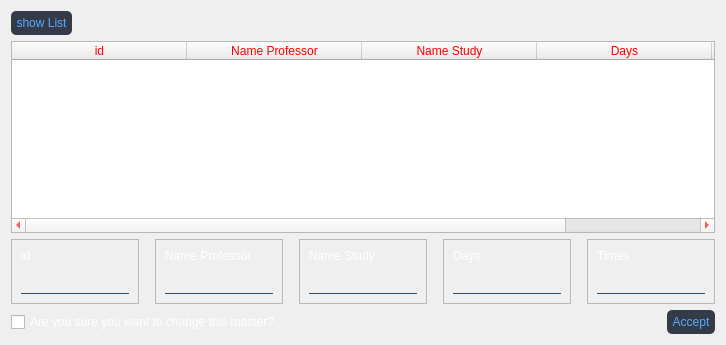
            <widget class="QWidget" name="tab_5">
             <attribute name="title">
              <string>Change Information</string>
             </attribute>
             <layout class="QVBoxLayout" name="verticalLayout_23">
              <item>
               <layout class="QHBoxLayout" name="horizontalLayout_20">
                <item>
                 <widget class="QPushButton" name="Btn_showList_changeInfo">
                  <property name="styleSheet">
                   <string notr="true">QPushButton:hover {	
	color: rgb(210, 210, 210);
	background-color: rgb(44, 49, 60);
}
QPushButton
{

	border-radius: 5px;
	padding: 5px;
	color: rgb(85, 170, 255);
	background-color: rgb(52, 58, 71);
}
QPushButton:pressed {	
	background-color: rgba(85, 170, 255,0.5);
	
}</string>
                  </property>
                  <property name="text">
                   <string>show List</string>
                  </property>
                 </widget>
                </item>
                <item>
                 <spacer name="horizontalSpacer_28">
                  <property name="orientation">
                   <enum>Qt::Horizontal</enum>
                  </property>
                  <property name="sizeHint" stdset="0">
                   <size>
                    <width>40</width>
                    <height>20</height>
                   </size>
                  </property>
                 </spacer>
                </item>
               </layout>
              </item>
              <item>
               <widget class="QTableWidget" name="tableWidget_changeInfo">
                <property name="styleSheet">
                 <string notr="true">color: rgb(255, 0, 0);</string>
                </property>
                <attribute name="horizontalHeaderDefaultSectionSize">
                 <number>175</number>
                </attribute>
                <column>
                 <property name="text">
                  <string>id</string>
                 </property>
                </column>
                <column>
                 <property name="text">
                  <string>Name Professor</string>
                 </property>
                </column>
                <column>
                 <property name="text">
                  <string>Name Study</string>
                 </property>
                </column>
                <column>
                 <property name="text">
                  <string>Days</string>
                 </property>
                </column>
                <column>
                 <property name="text">
                  <string>time</string>
                 </property>
                </column>
               </widget>
              </item>
              <item>
               <layout class="QHBoxLayout" name="horizontalLayout_21">
                <item>
                 <widget class="QFrame" name="frame_16">
                  <property name="frameShape">
                   <enum>QFrame::StyledPanel</enum>
                  </property>
                  <property name="frameShadow">
                   <enum>QFrame::Raised</enum>
                  </property>
                  <layout class="QVBoxLayout" name="verticalLayout_22">
                   <item>
                    <widget class="QLabel" name="label_11">
                     <property name="styleSheet">
                      <string notr="true">color: rgb(255, 255, 255);</string>
                     </property>
                     <property name="text">
                      <string>id</string>
                     </property>
                    </widget>
                   </item>
                   <item>
                    <widget class="QLineEdit" name="lineEdit_id_changeInfo">
                     <property name="styleSheet">
                      <string notr="true">background-color:rgba(0, 0, 0, 0);
border:1px solid rgba(0, 0, 0, 0);
border-bottom-color:rgba(46, 82, 101, 255);
color:rgb(255, 255, 255);
padding-bottom:7px</string>
                     </property>
                     <property name="text">
                      <string/>
                     </property>
                    </widget>
                   </item>
                  </layout>
                 </widget>
                </item>
                <item>
                 <spacer name="horizontalSpacer_30">
                  <property name="orientation">
                   <enum>Qt::Horizontal</enum>
                  </property>
                  <property name="sizeType">
                   <enum>QSizePolicy::Fixed</enum>
                  </property>
                  <property name="sizeHint" stdset="0">
                   <size>
                    <width>10</width>
                    <height>20</height>
                   </size>
                  </property>
                 </spacer>
                </item>
                <item>
                 <widget class="QFrame" name="frame_12">
                  <property name="frameShape">
                   <enum>QFrame::StyledPanel</enum>
                  </property>
                  <property name="frameShadow">
                   <enum>QFrame::Raised</enum>
                  </property>
                  <layout class="QVBoxLayout" name="verticalLayout_18">
                   <item>
                    <widget class="QLabel" name="label_7">
                     <property name="styleSheet">
                      <string notr="true">color: rgb(255, 255, 255);</string>
                     </property>
                     <property name="text">
                      <string>Name Professor</string>
                     </property>
                    </widget>
                   </item>
                   <item>
                    <widget class="QLineEdit" name="lineEdit_namePro_changeInfo">
                     <property name="styleSheet">
                      <string notr="true">background-color:rgba(0, 0, 0, 0);
border:1px solid rgba(0, 0, 0, 0);
border-bottom-color:rgba(46, 82, 101, 255);
color:rgb(255, 255, 255);
padding-bottom:7px</string>
                     </property>
                    </widget>
                   </item>
                  </layout>
                 </widget>
                </item>
                <item>
                 <spacer name="horizontalSpacer_31">
                  <property name="orientation">
                   <enum>Qt::Horizontal</enum>
                  </property>
                  <property name="sizeType">
                   <enum>QSizePolicy::Fixed</enum>
                  </property>
                  <property name="sizeHint" stdset="0">
                   <size>
                    <width>10</width>
                    <height>20</height>
                   </size>
                  </property>
                 </spacer>
                </item>
                <item>
                 <widget class="QFrame" name="frame_13">
                  <property name="frameShape">
                   <enum>QFrame::StyledPanel</enum>
                  </property>
                  <property name="frameShadow">
                   <enum>QFrame::Raised</enum>
                  </property>
                  <layout class="QVBoxLayout" name="verticalLayout_19">
                   <item>
                    <widget class="QLabel" name="label_8">
                     <property name="styleSheet">
                      <string notr="true">color: rgb(255, 255, 255);</string>
                     </property>
                     <property name="text">
                      <string>Name Study</string>
                     </property>
                    </widget>
                   </item>
                   <item>
                    <widget class="QLineEdit" name="lineEdit_nameStudy_changeInfo">
                     <property name="styleSheet">
                      <string notr="true">background-color:rgba(0, 0, 0, 0);
border:1px solid rgba(0, 0, 0, 0);
border-bottom-color:rgba(46, 82, 101, 255);
color:rgb(255, 255, 255);
padding-bottom:7px</string>
                     </property>
                    </widget>
                   </item>
                  </layout>
                 </widget>
                </item>
                <item>
                 <spacer name="horizontalSpacer_32">
                  <property name="orientation">
                   <enum>Qt::Horizontal</enum>
                  </property>
                  <property name="sizeType">
                   <enum>QSizePolicy::Fixed</enum>
                  </property>
                  <property name="sizeHint" stdset="0">
                   <size>
                    <width>10</width>
                    <height>20</height>
                   </size>
                  </property>
                 </spacer>
                </item>
                <item>
                 <widget class="QFrame" name="frame_14">
                  <property name="frameShape">
                   <enum>QFrame::StyledPanel</enum>
                  </property>
                  <property name="frameShadow">
                   <enum>QFrame::Raised</enum>
                  </property>
                  <layout class="QVBoxLayout" name="verticalLayout_20">
                   <item>
                    <widget class="QLabel" name="label_9">
                     <property name="styleSheet">
                      <string notr="true">color: rgb(255, 255, 255);</string>
                     </property>
                     <property name="text">
                      <string>Days</string>
                     </property>
                    </widget>
                   </item>
                   <item>
                    <widget class="QLineEdit" name="lineEdit_Days_changeInfo">
                     <property name="styleSheet">
                      <string notr="true">background-color:rgba(0, 0, 0, 0);
border:1px solid rgba(0, 0, 0, 0);
border-bottom-color:rgba(46, 82, 101, 255);
color:rgb(255, 255, 255);
padding-bottom:7px</string>
                     </property>
                    </widget>
                   </item>
                  </layout>
                 </widget>
                </item>
                <item>
                 <spacer name="horizontalSpacer_33">
                  <property name="orientation">
                   <enum>Qt::Horizontal</enum>
                  </property>
                  <property name="sizeType">
                   <enum>QSizePolicy::Fixed</enum>
                  </property>
                  <property name="sizeHint" stdset="0">
                   <size>
                    <width>10</width>
                    <height>20</height>
                   </size>
                  </property>
                 </spacer>
                </item>
                <item>
                 <widget class="QFrame" name="frame_15">
                  <property name="frameShape">
                   <enum>QFrame::StyledPanel</enum>
                  </property>
                  <property name="frameShadow">
                   <enum>QFrame::Raised</enum>
                  </property>
                  <layout class="QVBoxLayout" name="verticalLayout_21">
                   <item>
                    <widget class="QLabel" name="label_10">
                     <property name="styleSheet">
                      <string notr="true">color: rgb(255, 255, 255);</string>
                     </property>
                     <property name="text">
                      <string>Times</string>
                     </property>
                    </widget>
                   </item>
                   <item>
                    <widget class="QLineEdit" name="lineEdit_Time_changeInfo">
                     <property name="styleSheet">
                      <string notr="true">background-color:rgba(0, 0, 0, 0);
border:1px solid rgba(0, 0, 0, 0);
border-bottom-color:rgba(46, 82, 101, 255);
color:rgb(255, 255, 255);
padding-bottom:7px</string>
                     </property>
                    </widget>
                   </item>
                  </layout>
                 </widget>
                </item>
               </layout>
              </item>
              <item>
               <layout class="QHBoxLayout" name="horizontalLayout_22">
                <item>
                 <widget class="QCheckBox" name="checkBox_changeInfo">
                  <property name="styleSheet">
                   <string notr="true">color: rgb(255, 255, 255);</string>
                  </property>
                  <property name="text">
                   <string>Are you sure you want to change this master?</string>
                  </property>
                 </widget>
                </item>
                <item>
                 <spacer name="horizontalSpacer_29">
                  <property name="orientation">
                   <enum>Qt::Horizontal</enum>
                  </property>
                  <property name="sizeHint" stdset="0">
                   <size>
                    <width>40</width>
                    <height>20</height>
                   </size>
                  </property>
                 </spacer>
                </item>
                <item>
                 <widget class="QPushButton" name="Btn_Accept_changeInfo">
                  <property name="styleSheet">
                   <string notr="true">QPushButton:hover {	
	color: rgb(210, 210, 210);
	background-color: rgb(44, 49, 60);
}
QPushButton
{

	border-radius: 5px;
	padding: 5px;
	color: rgb(85, 170, 255);
	background-color: rgb(52, 58, 71);
}
QPushButton:pressed {	
	background-color: rgba(85, 170, 255,0.5);
	
}</string>
                  </property>
                  <property name="text">
                   <string>Accept</string>
                  </property>
                 </widget>
                </item>
               </layout>
              </item>
             </layout>
            </widget>
